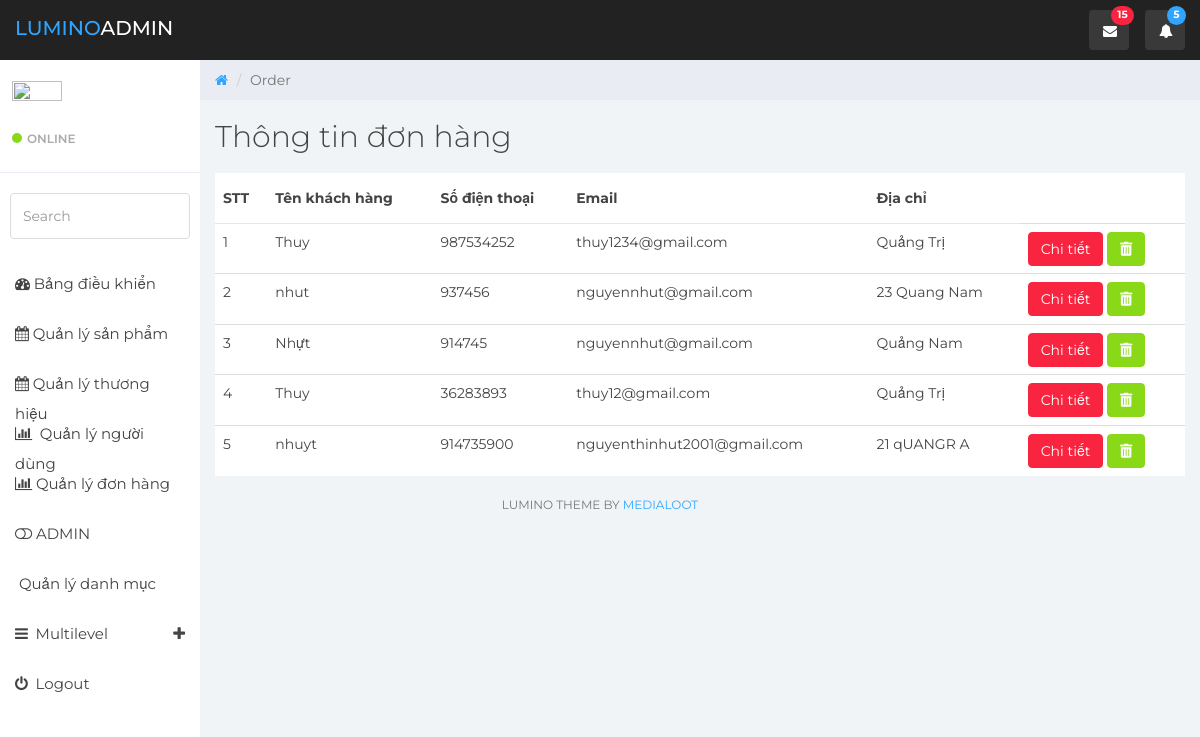
Screenshot of /server/admin/detail_order.php with the database file from the repository.
### tables this page shows
CREATE TABLE `donhang` (
  `id` int(11) NOT NULL,
  `tenkhachhang` varchar(200) NOT NULL,
  `sodienthoai` int(11) NOT NULL,
  `email` varchar(200) NOT NULL,
  `diachi` text NOT NULL
);

### server/admin/detail_order.php (the view, shortened to what this page needs)
<!DOCTYPE html>
<html>
<head>
  <link rel="stylesheet" href="https://maxcdn.bootstrapcdn.com/bootstrap/3.3.7/css/bootstrap.min.css" />
  <link rel="stylesheet" href="https://use.fontawesome.com/releases/v5.7.0/css/all.css">
  <link rel="stylesheet" href="https://cdnjs.cloudflare.com/ajax/libs/bootstrap-datepicker/1.6.4/css/bootstrap-datepicker.css" />
	<link href="../CSS/bootstrap.min.css" rel="stylesheet">
	<link href="../CSS/font-awesome.min.css" rel="stylesheet">
	<link href="../CSS/datepicker3.css" rel="stylesheet">
	<link href="../CSS/styles.css" rel="stylesheet">
</head>
<body>
	<nav class="navbar navbar-custom navbar-fixed-top" role="navigation">
		<div class="container-fluid">
			<div class="navbar-header">
				<a class="navbar-brand" href="#"><span>Lumino</span>Admin</a>
				<ul class="nav navbar-top-links navbar-right">
					<li class="dropdown"><a class="dropdown-toggle count-info" data-toggle="dropdown" href="#">
						<em class="fa fa-envelope"></em><span class="label label-danger">15</span>
					</a>
					</li>
					<li class="dropdown"><a class="dropdown-toggle count-info" data-toggle="dropdown" href="#">
						<em class="fa fa-bell"></em><span class="label label-info">5</span>
					</a>
					</li>
				</ul>
			</div>
		</div>
	</nav>
	<div id="sidebar-collapse" class="col-sm-3 col-lg-2 sidebar">
		<div class="profile-sidebar">
			<div class="profile-usertitle">
				<div class="profile-usertitle-name">
					<div class="content">
		<div class="profile_info">
			<img src="../Images/user.jpg" class="img-responsive" width="50px;" height="50px;">
		</div>
	</div>
				</div>
				<div class="profile-usertitle-status"><span class="indicator label-success"></span>Online</div>
			</div>
		</div>
		<form role="search">
			<div class="form-group">
				<input type="text" class="form-control" placeholder="Search">
			</div>
		</form>
		<ul class="nav menu">
			<li><a href="home.php"><em class="fa fa-dashboard">&nbsp;</em>Bảng điều khiển</a></li>
			<li><a href="widgets.php"><em class="fa fa-calendar">&nbsp;</em>Quản lý sản phẩm</a></li>
			<li><a href="ql_brand.php"><em class="fa fa-calendar">&nbsp;</em>Quản lý thương hiệu</a></li>
			<li><a href="charts.php"><em class="fa fa-bar-chart">&nbsp;</em> Quản lý người dùng</a></li>
			<li><a href="order.php"><em class="fa fa-bar-chart">&nbsp;</em>Quản lý đơn hàng</a></li>
			<li><a href="elements.php"><em class="fa fa-toggle-off">&nbsp;</em>ADMIN</a></li>
			<li><a href="panels.php><em class="fa fa-clone">&nbsp;</em>Quản lý danh mục</a></li>
			<li class="parent "><a data-toggle="collapse" href="#sub-item-1">
				<em class="fa fa-navicon">&nbsp;</em> Multilevel <span data-toggle="collapse" href="#sub-item-1" class="icon pull-right"><em class="fa fa-plus"></em></span>
				</a>
			</li>
			<li><a href="login.html"><em class="fa fa-power-off">&nbsp;</em> Logout</a></li>
		</ul>
	</div>
		<div class="col-sm-9 col-sm-offset-3 col-lg-10 col-lg-offset-2 main">
		<div class="row">
			<ol class="breadcrumb">
				<li><a href="#">
					<em class="fa fa-home"></em>
				</a></li>
				<li class="active">Order</li>
			</ol>
		</div>
		<div class="row">
			<div class="col-lg-12">
			<h2>Thông tin đơn hàng</h2>
			<table class="table">
				<thead class="thead-dark">
			<tr>
			<th>STT</th>
			<th>Tên khách hàng</th>
			<th>Số điện thoại</th>
			<th>Email</th>
			<th>Địa chỉ</th>
		</tr>
		</thead>
		<tbody>
		<?php
		$i = 1;
		$conn = mysqli_connect("localhost", "root", "", "appfood");
		$sql ="SELECT * FROM `donhang`";
		$ketqua1 = mysqli_query($conn, $sql);
		while($row = mysqli_fetch_assoc($ketqua1)){?>
			<tr>
			<td><?= $i++ ?></td>
			<td><?= $row['tenkhachhang'] ?></td>
			<td><?= $row['sodienthoai']?></td>
			<td><?= $row['email']?></td>
			<td><?= $row['diachi']?></td>
			<td>
				<a href="order.php?id=<?=$row['id']?>" class="btn btn-danger">Chi tiết</i></a>
				<a href="delete_order.php?id=<?=$row['id']?>" class="btn btn-success"><i class="fas fa-trash-alt"></i></a>
			</td>
			<tr>
		<?php }
		?>
	</tbody>
				</table>
			</div>
			</div>
		</div>
			<div class="col-sm-12">
				<p class="back-link">Lumino Theme by <a href="https://www.medialoot.com">Medialoot</a></p>
			</div>
</body>
</html>

### server/CSS/styles.css (style rules this page uses)
body { background: #f1f4f7; padding-top: 60px; font-size: 14px; color: #444444; font-family: "Montserrat", "Helvetica Neue", Helvetica, Arial, sans-serif; }
p { color: #777; }
a, a:hover, a:focus { color: #30a5ff; }
h1, h2, h3, h4, h5, h6 { color: #444444; }
h2 { font-weight: 300; margin-bottom: 20px; }
input.form-control { border: 1px solid #ddd; box-shadow: none; height: 46px; }
.navbar-custom { background: #222; height: 60px; }
.navbar-header .navbar-brand { color: #fff; font-size: 20px; text-transform: uppercase; font-weight: 500; height: 60px; padding-top: 18px; }
.navbar-header .navbar-brand span { color: #30a5ff; }
.dropdown { background: rgba(255, 255, 255, 0.1); float: left; margin: 10px 8px; padding: 0px; border-radius: 4px; }
.dropdown a.dropdown-toggle { color: #fff; height: 40px; width: 40px; padding-top: 11px; padding-left: 9px; }
.dropdown .label { top: -4px; left: 22px; padding-top: 4px; padding-bottom: 4px; position: absolute; border-radius: 9999px; }
.navbar-top-links li:last-child { margin-right: 15px; }
.dropdown em { margin: 0 5px; }
.btn-success, .btn-success:hover, .btn-success:focus, .btn-success:active, .btn-success.active, .open > .dropdown-toggle.btn-success, .btn-success.disabled, .btn-success[disabled], fieldset[disabled] .btn-success, .btn-success.disabled:hover, .btn-success[disabled]:hover, fieldset[disabled] .btn-success:hover, .btn-success.disabled:focus, .btn-success[disabled]:focus, fieldset[disabled] .btn-success:focus, .btn-success.disabled:active, .btn-success[disabled]:active, fieldset[disabled] .btn-success:active, .btn-success.disabled.active, .btn-success[disabled].active, fieldset[disabled] .btn-success.active { background-color: #8ad919; border-color: #8ad919; }
.btn-danger, .btn-danger:hover, .btn-danger:focus, .btn-danger:active, .btn-danger.active, .open > .dropdown-toggle.btn-danger, .btn-danger.disabled, .btn-danger[disabled], fieldset[disabled] .btn-danger, .btn-danger.disabled:hover, .btn-danger[disabled]:hover, fieldset[disabled] .btn-danger:hover, .btn-danger.disabled:focus, .btn-danger[disabled]:focus, fieldset[disabled] .btn-danger:focus, .btn-danger.disabled:active, .btn-danger[disabled]:active, fieldset[disabled] .btn-danger:active, .btn-danger.disabled.active, .btn-danger[disabled].active, fieldset[disabled] .btn-danger.active { background-color: #f9243f; border-color: #f9243f; }
.label-success { background-color: #8ad919; }
.label-info { background-color: #30a5ff; }
.label-danger { background-color: #f9243f; }
.navbar { border: 0; }
.sidebar { display: block; padding: 0; display: none; box-shadow: none; background: #fff; }
.sidebar ul { margin: 20px 0px; }
.sidebar form { padding: 10px 0 0 0; margin: 10px 10px 20px 10px; }
@media (min-width: 768px) { .sidebar { display: block; position: fixed; top: 60px; bottom: 0; left: 0; z-index: 1000; display: block; margin: 0; padding: 0; overflow-x: hidden; overflow-y: auto; } }
@media (min-width: 768px) { .navbar-header { width: 100%; } }
.sidebar ul.nav li a { height: 50px; font-size: 15px; line-height: 2em; color: #444444; }
.profile-sidebar { padding: 10px 0; border-bottom: 1px solid #e9ecf2; }
.indicator { width: 10px; height: 10px; display: inline-block; border-radius: 9999px; margin-right: 5px; }
.profile-usertitle { float: left; text-align: left; margin: 10px 0 0 12px; }
.profile-usertitle-name { font-size: 20px; margin-bottom: 0px; }
.profile-usertitle-status { text-transform: uppercase; color: #AAA; font-size: 12px; font-weight: 600; margin-bottom: 15px; }
.breadcrumb { border-radius: 0; padding: 10px 15px 10px 15px; background: #e9ecf2; margin: 0; }
.table { background: #fff; }
.table > thead > tr > th { border-bottom: 1px solid #e6e7e8; vertical-align: middle; height: 50px; }
p.back-link { text-align: center; margin-bottom: 20px; font-size: 12px; text-transform: uppercase; }

### rows the page displays
donhang: tenkhachhang "Thuy", sodienthoai "987534252", email "thuy1234@gmail.com", diachi "Quảng Trị"
donhang: tenkhachhang "nhut", sodienthoai "937456", email "nguyennhut@gmail.com", diachi "23 Quang Nam"
donhang: tenkhachhang "Nhựt", sodienthoai "914745", email "nguyennhut@gmail.com", diachi "Quảng Nam"
donhang: tenkhachhang "Thuy", sodienthoai "36283893", email "thuy12@gmail.com", diachi "Quảng Trị"
donhang: tenkhachhang "nhuyt", sodienthoai "914735900", email "nguyenthinhut2001@gmail.com", diachi "21 qUANGR A"
